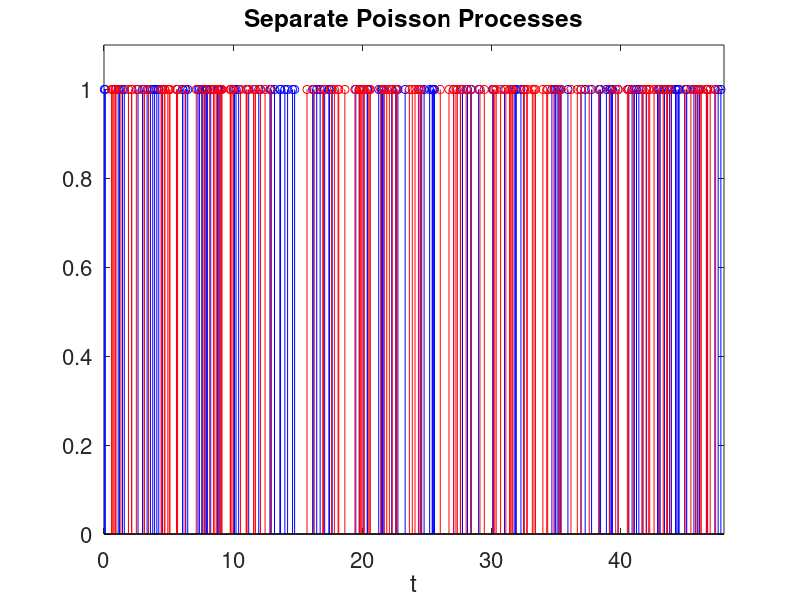
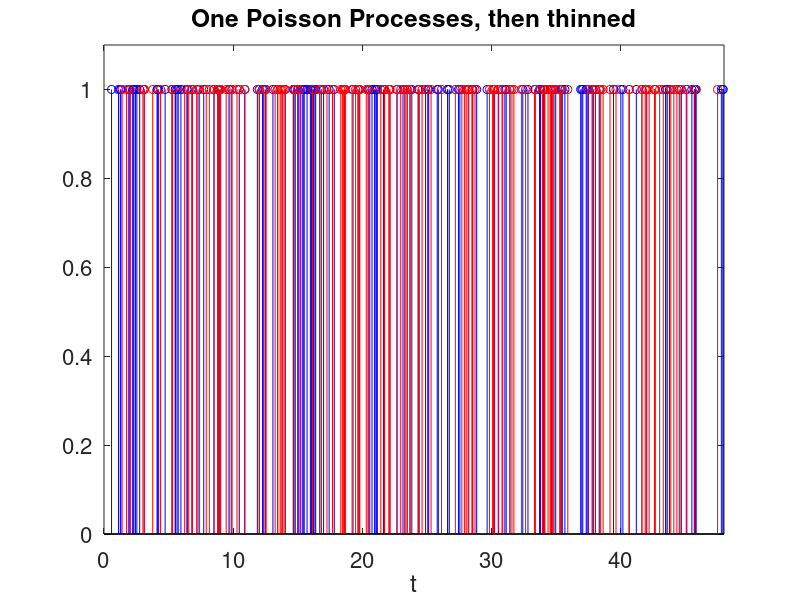

MATLAB code for these plots, in order:
clear all;
close all;


%%%%%%%%%%%%%%%%%%%% Part c

lambda = 3;

T = 0;
% Team A (blue)
i = 1;
while (T < 48)
    r = rand();
    t = -(1/lambda)*log(r);
    T = T+t;
    Tsa(i) = T;
    i = i+1;
end

T = 0;
% Team B (red)
i = 1;
while (T < 48)
    r = rand();
    t = -(1/lambda)*log(r);
    T = T+t;
    Tsb(i) = T;
    i = i+1;
end

stem(Tsa, ones(size(Tsa)),  'b')
hold on
stem(Tsb, ones(size(Tsb)), 'r')
xlim([0, 48])
set(gca,'FontSize',16,'FontName','Helvetica');
box on;
xlabel('t')
ylim([0, 1.1])
title('Separate Poisson Processes')


%%%%%%%%%%%%%%%%%%%% Part d

clear all
lambda = 6; %total rate, A + B

T = 0;
ia = 1;
ib = 1;
while (T < 48)
    r = rand();
    t = -(1/lambda)*log(r);
    T = T+t;
    r = rand();
    if(r < 0.5)
         Tsa(ia) = T;
         ia = ia + 1;
    else
        Tsb(ib) = T;
        ib = ib + 1;
    end
end

figure
stem(Tsa, ones(size(Tsa)),  'b')
hold on
stem(Tsb, ones(size(Tsb)), 'r')
xlim([0, 48])
set(gca,'FontSize',16,'FontName','Helvetica');
box on;
xlabel('t')
ylim([0, 1.1])
title('One Poisson Processes, then thinned')
